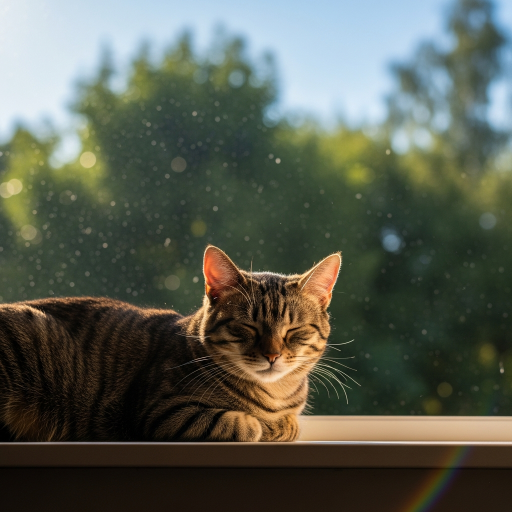
#> input picture image/samples/sample_cat.png, 1024 x 1024 px (shown at 1/2 size)
$ python embed_to_a4.py ../samples/sample_cat.png
#> lines starting #> are read from the running program, lines starting #| are printed output that depends on the picture
"""
任意の画像をA4用紙の中心に任意サイズで埋め込むスクリプト

使用方法:
    python -m image.util.embed_to_a4 input.png output.png
    python -m image.util.embed_to_a4 input.png output.png --width 100 --height 80
    python -m image.util.embed_to_a4  # ファイルダイアログで選択

動作:
    - 画像を指定サイズ（デフォルト150mm x 150mm）でA4用紙(210mm x 297mm)の中央に配置
    - 画像は「cover」方式でリサイズ: 指定領域を完全に埋め、はみ出し部分はクロップ
    - DPI情報が画像メタデータに埋め込まれるため、印刷時に正確なサイズで出力可能
"""

import sys
import argparse
from pathlib import Path
from PIL import Image, ImageDraw, ImageFont

# A4サイズ（mm）
A4_WIDTH_MM = 210
A4_HEIGHT_MM = 297

# デフォルトの埋め込みサイズ（mm）
DEFAULT_WIDTH_MM = 150
DEFAULT_HEIGHT_MM = 150

# 1インチ = 25.4mm
MM_PER_INCH = 25.4

# 基準DPI（300DPIを基準にA4キャンバスを作成）
BASE_DPI = 300


def crop_and_resize_cover(img: Image.Image, target_w: int, target_h: int) -> Image.Image:
    """
    Cover方式で画像をリサイズ＆クロップ
    ターゲット領域を完全に埋め、はみ出し部分は中心基準でクロップする

    Args:
        img: 入力画像
        target_w: 目標幅（px）
        target_h: 目標高さ（px）

    Returns:
        リサイズ＆クロップ済み画像
    """
    src_w, src_h = img.size
    src_ratio = src_w / src_h
    target_ratio = target_w / target_h

    if src_ratio > target_ratio:
        # 画像の方が横長 → 高さを合わせて左右をクロップ
        new_h = src_h
        new_w = int(src_h * target_ratio)
        left = (src_w - new_w) // 2
        crop_box = (left, 0, left + new_w, new_h)
    else:
        # 画像の方が縦長 → 幅を合わせて上下をクロップ
        new_w = src_w
        new_h = int(src_w / target_ratio)
        top = (src_h - new_h) // 2
        crop_box = (0, top, new_w, top + new_h)

    # クロップしてからリサイズ
    cropped = img.crop(crop_box)
    return cropped.resize((target_w, target_h), Image.Resampling.LANCZOS)


def calculate_dimensions(width_mm: float, height_mm: float, dpi: float) -> tuple[int, int, int, int]:
    """
    指定サイズとDPIからA4キャンバスと埋め込みサイズをpxで計算

    Args:
        width_mm: 埋め込み幅（mm）
        height_mm: 埋め込み高さ（mm）
        dpi: 解像度

    Returns:
        (a4_width_px, a4_height_px, embed_width_px, embed_height_px)
    """
    # A4キャンバスサイズ（px）
    a4_width_px = int(A4_WIDTH_MM / MM_PER_INCH * dpi)
    a4_height_px = int(A4_HEIGHT_MM / MM_PER_INCH * dpi)

    # 埋め込みサイズ（px）
    embed_width_px = int(width_mm / MM_PER_INCH * dpi)
    embed_height_px = int(height_mm / MM_PER_INCH * dpi)

    return a4_width_px, a4_height_px, embed_width_px, embed_height_px


# [16 lines left out: function get_font, not called in this run]


def embed_to_a4(input_path: Path, output_path: Path,
               width_mm: float = DEFAULT_WIDTH_MM,
               height_mm: float = DEFAULT_HEIGHT_MM,
               show_filename: bool = False) -> None:
    """
    任意の画像をA4用紙の中心に指定サイズで埋め込む

    Args:
        input_path: 入力画像パス
        output_path: 出力画像パス
        width_mm: 埋め込み幅（mm）
        height_mm: 埋め込み高さ（mm）
        show_filename: 下部余白にファイル名を表示するか
    """
    # 入力画像を読み込み
    img = Image.open(input_path)
    src_w, src_h = img.size
    print(f"[INFO] Input: {src_w} x {src_h} px")

    # A4キャンバスと埋め込みサイズを計算
    a4_w, a4_h, embed_w, embed_h = calculate_dimensions(width_mm, height_mm, BASE_DPI)
    print(f"[INFO] A4 canvas: {a4_w} x {a4_h} px ({BASE_DPI} DPI)")
    print(f"[INFO] Embed size: {embed_w} x {embed_h} px ({width_mm}mm x {height_mm}mm)")

    # RGBA処理：白背景に合成
    if img.mode == "RGBA":
        bg = Image.new("RGB", img.size, (255, 255, 255))
        bg.paste(img, mask=img.split()[3])
        img = bg
    elif img.mode != "RGB":
        img = img.convert("RGB")

    # Cover方式でリサイズ＆クロップ
    resized = crop_and_resize_cover(img, embed_w, embed_h)

    # 白背景のA4キャンバスを作成
    canvas = Image.new("RGB", (a4_w, a4_h), color=(255, 255, 255))

    # 中央に配置
    x = (a4_w - embed_w) // 2
    y = (a4_h - embed_h) // 2
    canvas.paste(resized, (x, y))

    # ファイル名を下部余白に描画
    if show_filename:
        draw = ImageDraw.Draw(canvas)
        filename = input_path.stem  # 拡張子なしのファイル名

        # 画像の下端とA4の下端の中間にテキストを配置
        img_bottom = y + embed_h
        margin_height = a4_h - img_bottom

        # フォントサイズを余白に収まるように調整（余白の40%程度）
        font_size = min(int(margin_height * 0.4), 60)
        font = get_font(font_size)

        # テキストのバウンディングボックスを取得
        bbox = draw.textbbox((0, 0), filename, font=font)
        text_w = bbox[2] - bbox[0]
        text_h = bbox[3] - bbox[1]

        # 中央揃えで、画像下端と用紙下端の中間に配置
        text_x = (a4_w - text_w) // 2
        text_y = img_bottom + (margin_height - text_h) // 2

        draw.text((text_x, text_y), filename, fill=(0, 0, 0), font=font)
        print(f"[INFO] Added filename: {filename}")

    # DPI情報を埋め込んで保存
    canvas.save(output_path, quality=95, dpi=(BASE_DPI, BASE_DPI))
    print(f"[OK] Saved: {output_path}")
    print(f"[INFO] Print size: {width_mm}mm x {height_mm}mm")


# [53 lines left out: function select_file_dialog, not called in this run]


def parse_args() -> argparse.Namespace:
    """コマンドライン引数をパース"""
    parser = argparse.ArgumentParser(
        description="Embed image to A4 with cover-fit cropping"
    )
    parser.add_argument("input", nargs="?", help="Input image path")
    parser.add_argument("output", nargs="?", help="Output image path")
    parser.add_argument("-W", "--width", type=float, default=DEFAULT_WIDTH_MM,
                        help=f"Embed width in mm (default: {DEFAULT_WIDTH_MM})")
    parser.add_argument("-H", "--height", type=float, default=DEFAULT_HEIGHT_MM,
                        help=f"Embed height in mm (default: {DEFAULT_HEIGHT_MM})")
    parser.add_argument("-n", "--name", action="store_true",
                        help="Show filename in the bottom margin")
    return parser.parse_args()


def main():
    args = parse_args()

    if args.input:
        # コマンドライン引数から
        input_path = Path(args.input)
        output_path = Path(args.output) if args.output else \
                      input_path.parent / (input_path.stem + "_a4" + input_path.suffix)
        width_mm, height_mm = args.width, args.height
        show_filename = args.name
    else:
        # ファイルダイアログ
        result = select_file_dialog()
        if result is None:
            print("[INFO] Cancelled.")
            return
        input_path, output_path, width_mm, height_mm = result
        show_filename = False  # ダイアログモードではデフォルトOFF

    if not input_path.exists():
        print(f"[ERROR] File not found: {input_path}")
        sys.exit(1)

    embed_to_a4(input_path, output_path, width_mm, height_mm, show_filename)
#> in embed_to_a4, img is the input picture: PIL image 1024x1024 RGB; mean R, G, B 88.6, 92.9, 80.9
#| [INFO] Input: 1024 x 1024 px
#> in embed_to_a4, `canvas = Image.new("RGB", (a4_w, a4_h), color=(255, 255, 255))`: canvas: PIL image 2480x3507 RGB; every value is 255
#> in embed_to_a4, `canvas.paste(resized, (x, y))`:
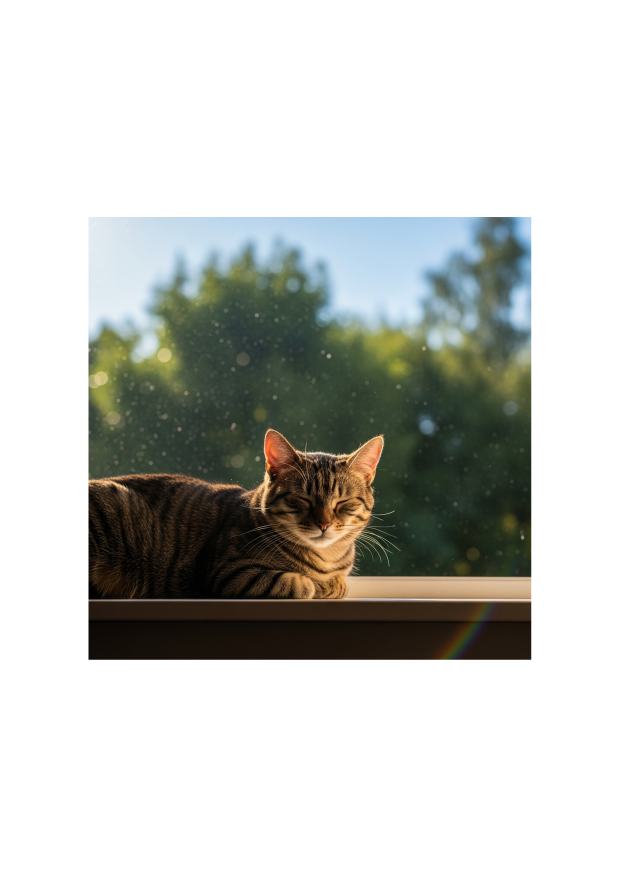
#> canvas: PIL image 2480x3507 RGB (shown at 1/4 size); mean R, G, B 195, 196.6, 192.2


if __name__ == "__main__":
    main()
